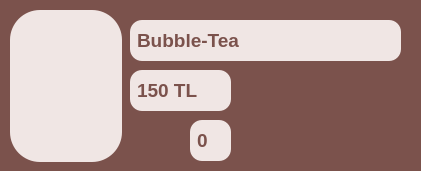
          <widget class="QGroupBox" name="gb_bubble_tea">
           <property name="minimumSize">
            <size>
             <width>421</width>
             <height>171</height>
            </size>
           </property>
           <property name="maximumSize">
            <size>
             <width>421</width>
             <height>171</height>
            </size>
           </property>
           <property name="styleSheet">
            <string notr="true">QGroupBox {
    background-color:  #7b524c;
    color: #7b524c;
    border-radius: 12px;
    font-size: 14pt;
    padding: 5px;
}</string>
           </property>
           <property name="title">
            <string>GroupBox</string>
           </property>
           <widget class="QLineEdit" name="le_urun_adi_bubble_tea_market">
            <property name="enabled">
             <bool>false</bool>
            </property>
            <property name="geometry">
             <rect>
              <x>130</x>
              <y>20</y>
              <width>271</width>
              <height>41</height>
             </rect>
            </property>
            <property name="font">
             <font>
              <pointsize>14</pointsize>
              <weight>75</weight>
              <bold>true</bold>
             </font>
            </property>
            <property name="styleSheet">
             <string notr="true">QLineEdit {
    background-color: #f0e6e4;
    color: #7b524c;
    border-radius: 12px;
    font-size: 14pt;
    padding: 5px;
	bond;
}</string>
            </property>
            <property name="text">
             <string>Bubble-Tea</string>
            </property>
           </widget>
           <widget class="QLineEdit" name="le_urun_fiyati_bubble_tea_market">
            <property name="enabled">
             <bool>false</bool>
            </property>
            <property name="geometry">
             <rect>
              <x>130</x>
              <y>70</y>
              <width>101</width>
              <height>41</height>
             </rect>
            </property>
            <property name="font">
             <font>
              <pointsize>14</pointsize>
              <weight>75</weight>
              <bold>true</bold>
             </font>
            </property>
            <property name="styleSheet">
             <string notr="true">QLineEdit {
    background-color: #f0e6e4;
    color: #7b524c;
    border-radius: 12px;
    font-size: 14pt;
    padding: 5px;
	bond;
}</string>
            </property>
            <property name="text">
             <string>150 TL</string>
            </property>
           </widget>
           <widget class="QPushButton" name="btn_urun_adedi_eksiltme_bubble_tea_market">
            <property name="geometry">
             <rect>
              <x>130</x>
              <y>120</y>
              <width>51</width>
              <height>41</height>
             </rect>
            </property>
            <property name="styleSheet">
             <string notr="true">QPushButton {
    background-color: rgba(0, 0, 0, 0);
    border: none;
}</string>
            </property>
            <property name="text">
             <string/>
            </property>
            <property name="icon">
             <iconset>
              <normaloff>icon/minus.png</normaloff>icon/minus.png</iconset>
            </property>
            <property name="iconSize">
             <size>
              <width>40</width>
              <height>40</height>
             </size>
            </property>
           </widget>
           <widget class="QPushButton" name="btn_urun_adedi_arttirma_bubble_tea_market">
            <property name="geometry">
             <rect>
              <x>240</x>
              <y>120</y>
              <width>51</width>
              <height>41</height>
             </rect>
            </property>
            <property name="styleSheet">
             <string notr="true">QPushButton {
    background-color: rgba(0, 0, 0, 0);
    border: none;
}</string>
            </property>
            <property name="text">
             <string/>
            </property>
            <property name="icon">
             <iconset>
              <normaloff>icon/add.png</normaloff>icon/add.png</iconset>
            </property>
            <property name="iconSize">
             <size>
              <width>40</width>
              <height>40</height>
             </size>
            </property>
           </widget>
           <widget class="QLineEdit" name="le_urun_adedi_bubble_tea_market">
            <property name="enabled">
             <bool>false</bool>
            </property>
            <property name="geometry">
             <rect>
              <x>190</x>
              <y>120</y>
              <width>41</width>
              <height>41</height>
             </rect>
            </property>
            <property name="font">
             <font>
              <pointsize>14</pointsize>
              <weight>75</weight>
              <bold>true</bold>
             </font>
            </property>
            <property name="styleSheet">
             <string notr="true">QLineEdit {
    background-color: #f0e6e4;
    color: #7b524c;
    border-radius: 12px;
    font-size: 14pt;
    padding: 5px;
	bond;
}</string>
            </property>
            <property name="text">
             <string>0</string>
            </property>
           </widget>
           <widget class="QPushButton" name="btn_urun_arka_plani_bubble_tea_market">
            <property name="enabled">
             <bool>false</bool>
            </property>
            <property name="geometry">
             <rect>
              <x>10</x>
              <y>10</y>
              <width>112</width>
              <height>152</height>
             </rect>
            </property>
            <property name="minimumSize">
             <size>
              <width>0</width>
              <height>0</height>
             </size>
            </property>
            <property name="maximumSize">
             <size>
              <width>100000</width>
              <height>1000000</height>
             </size>
            </property>
            <property name="palette">
             <palette>
              <active>
               <colorrole role="WindowText">
                <brush brushstyle="SolidPattern">
                 <color alpha="255">
                  <red>252</red>
                  <green>237</green>
                  <blue>214</blue>
                 </color>
                </brush>
               </colorrole>
               <colorrole role="Button">
                <brush brushstyle="SolidPattern">
                 <color alpha="255">
                  <red>240</red>
                  <green>230</green>
                  <blue>228</blue>
                 </color>
                </brush>
               </colorrole>
               <colorrole role="Text">
                <brush brushstyle="SolidPattern">
                 <color alpha="255">
                  <red>252</red>
                  <green>237</green>
                  <blue>214</blue>
                 </color>
                </brush>
               </colorrole>
               <colorrole role="ButtonText">
                <brush brushstyle="SolidPattern">
                 <color alpha="255">
                  <red>252</red>
                  <green>237</green>
                  <blue>214</blue>
                 </color>
                </brush>
               </colorrole>
               <colorrole role="Base">
                <brush brushstyle="SolidPattern">
                 <color alpha="255">
                  <red>240</red>
                  <green>230</green>
                  <blue>228</blue>
                 </color>
                </brush>
               </colorrole>
               <colorrole role="Window">
                <brush brushstyle="SolidPattern">
                 <color alpha="255">
                  <red>240</red>
                  <green>230</green>
                  <blue>228</blue>
                 </color>
                </brush>
               </colorrole>
              </active>
              <inactive>
               <colorrole role="WindowText">
                <brush brushstyle="SolidPattern">
                 <color alpha="255">
                  <red>252</red>
                  <green>237</green>
                  <blue>214</blue>
                 </color>
                </brush>
               </colorrole>
               <colorrole role="Button">
                <brush brushstyle="SolidPattern">
                 <color alpha="255">
                  <red>240</red>
                  <green>230</green>
                  <blue>228</blue>
                 </color>
                </brush>
               </colorrole>
               <colorrole role="Text">
                <brush brushstyle="SolidPattern">
                 <color alpha="255">
                  <red>252</red>
                  <green>237</green>
                  <blue>214</blue>
                 </color>
                </brush>
               </colorrole>
               <colorrole role="ButtonText">
                <brush brushstyle="SolidPattern">
                 <color alpha="255">
                  <red>252</red>
                  <green>237</green>
                  <blue>214</blue>
                 </color>
                </brush>
               </colorrole>
               <colorrole role="Base">
                <brush brushstyle="SolidPattern">
                 <color alpha="255">
                  <red>240</red>
                  <green>230</green>
                  <blue>228</blue>
                 </color>
                </brush>
               </colorrole>
               <colorrole role="Window">
                <brush brushstyle="SolidPattern">
                 <color alpha="255">
                  <red>240</red>
                  <green>230</green>
                  <blue>228</blue>
                 </color>
                </brush>
               </colorrole>
              </inactive>
              <disabled>
               <colorrole role="WindowText">
                <brush brushstyle="SolidPattern">
                 <color alpha="255">
                  <red>252</red>
                  <green>237</green>
                  <blue>214</blue>
                 </color>
                </brush>
               </colorrole>
               <colorrole role="Button">
                <brush brushstyle="SolidPattern">
                 <color alpha="255">
                  <red>240</red>
                  <green>230</green>
                  <blue>228</blue>
                 </color>
                </brush>
               </colorrole>
               <colorrole role="Text">
                <brush brushstyle="SolidPattern">
                 <color alpha="255">
                  <red>252</red>
                  <green>237</green>
                  <blue>214</blue>
                 </color>
                </brush>
               </colorrole>
               <colorrole role="ButtonText">
                <brush brushstyle="SolidPattern">
                 <color alpha="255">
                  <red>252</red>
                  <green>237</green>
                  <blue>214</blue>
                 </color>
                </brush>
               </colorrole>
               <colorrole role="Base">
                <brush brushstyle="SolidPattern">
                 <color alpha="255">
                  <red>240</red>
                  <green>230</green>
                  <blue>228</blue>
                 </color>
                </brush>
               </colorrole>
               <colorrole role="Window">
                <brush brushstyle="SolidPattern">
                 <color alpha="255">
                  <red>240</red>
                  <green>230</green>
                  <blue>228</blue>
                 </color>
                </brush>
               </colorrole>
              </disabled>
             </palette>
            </property>
            <property name="font">
             <font>
              <family>Arial Black</family>
              <pointsize>16</pointsize>
              <weight>75</weight>
              <bold>true</bold>
             </font>
            </property>
            <property name="cursor">
             <cursorShape>ArrowCursor</cursorShape>
            </property>
            <property name="contextMenuPolicy">
             <enum>Qt::DefaultContextMenu</enum>
            </property>
            <property name="styleSheet">
             <string notr="true">QPushButton {
    background-color: #f0e6e4;
    border-radius: 30px;

}

</string>
            </property>
            <property name="text">
             <string/>
            </property>
           </widget>
           <widget class="QLabel" name="lb_urun_icon_bubble_tea_market">
            <property name="geometry">
             <rect>
              <x>6</x>
              <y>20</y>
              <width>121</width>
              <height>131</height>
             </rect>
            </property>
            <property name="styleSheet">
             <string notr="true">QLbel{
background-color: #f0e6e4;

}

</string>
            </property>
            <property name="text">
             <string/>
            </property>
            <property name="pixmap">
             <pixmap>icon/bubble-tea.png</pixmap>
            </property>
            <property name="scaledContents">
             <bool>true</bool>
            </property>
           </widget>
          </widget>
